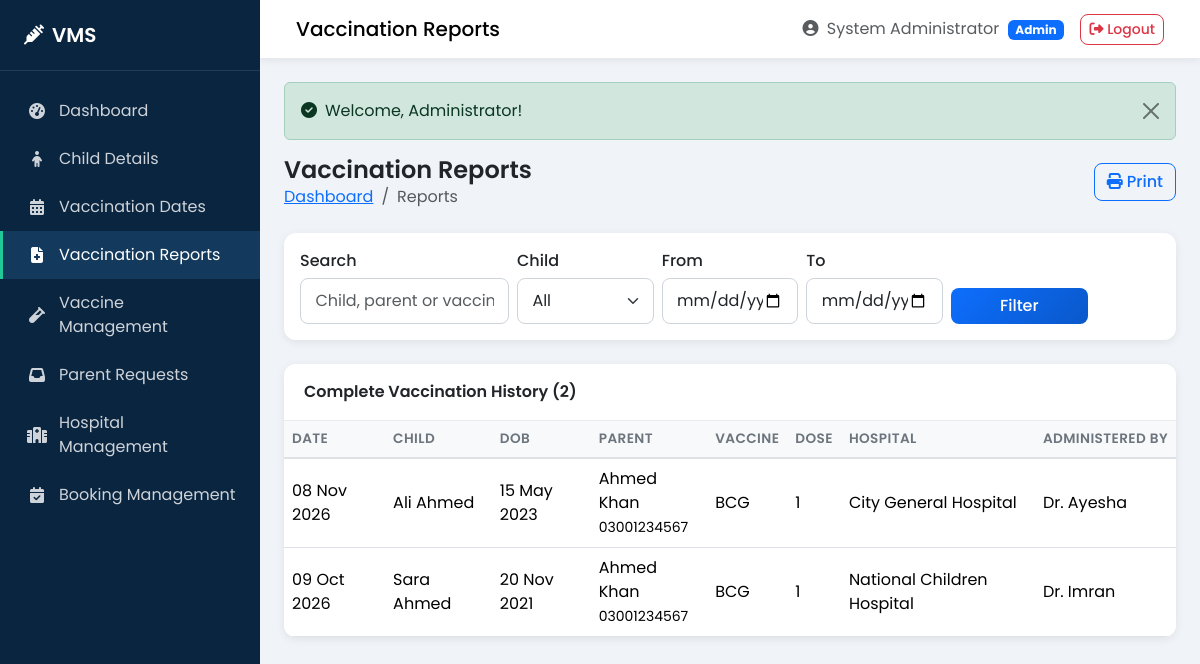
The app's page /admin/vaccination-reports.php (signed in) with its own data.
### tables this page shows
CREATE TABLE `vaccination_records` (
  `id` int(11) NOT NULL AUTO_INCREMENT,
  `child_id` int(11) NOT NULL,
  `vaccine_id` int(11) NOT NULL,
  `hospital_id` int(11) NOT NULL,
  `appointment_id` int(11) DEFAULT NULL,
  `dose_number` int(11) NOT NULL DEFAULT 1,
  `vaccination_date` date NOT NULL,
  `administered_by` varchar(100) DEFAULT NULL,
  `notes` text DEFAULT NULL,
  `status` enum('completed','partial') NOT NULL DEFAULT 'completed',
  `created_at` timestamp NOT NULL DEFAULT CURRENT_TIMESTAMP,
  `updated_at` timestamp NOT NULL DEFAULT CURRENT_TIMESTAMP ON UPDATE CURRENT_TIMESTAMP,
  PRIMARY KEY (`id`),
  KEY `child_id` (`child_id`),
  KEY `vaccine_id` (`vaccine_id`),
  KEY `hospital_id` (`hospital_id`),
  KEY `appointment_id` (`appointment_id`),
  CONSTRAINT `vaccination_records_ibfk_1` FOREIGN KEY (`child_id`) REFERENCES `children` (`id`) ON DELETE CASCADE ON UPDATE CASCADE,
  CONSTRAINT `vaccination_records_ibfk_2` FOREIGN KEY (`vaccine_id`) REFERENCES `vaccines` (`id`) ON DELETE CASCADE ON UPDATE CASCADE,
  CONSTRAINT `vaccination_records_ibfk_3` FOREIGN KEY (`hospital_id`) REFERENCES `hospitals` (`id`) ON DELETE CASCADE ON UPDATE CASCADE,
  CONSTRAINT `vaccination_records_ibfk_4` FOREIGN KEY (`appointment_id`) REFERENCES `appointments` (`id`) ON DELETE SET NULL ON UPDATE CASCADE
);

CREATE TABLE `children` (
  `id` int(11) NOT NULL AUTO_INCREMENT,
  `parent_id` int(11) NOT NULL,
  `full_name` varchar(100) NOT NULL,
  `date_of_birth` date NOT NULL,
  `gender` enum('male','female','other') NOT NULL,
  `blood_group` varchar(5) DEFAULT NULL,
  `cnic` varchar(15) DEFAULT NULL,
  `birth_certificate_no` varchar(50) DEFAULT NULL,
  `status` enum('active','inactive') NOT NULL DEFAULT 'active',
  `created_at` timestamp NOT NULL DEFAULT CURRENT_TIMESTAMP,
  `updated_at` timestamp NOT NULL DEFAULT CURRENT_TIMESTAMP ON UPDATE CURRENT_TIMESTAMP,
  PRIMARY KEY (`id`),
  KEY `parent_id` (`parent_id`),
  CONSTRAINT `children_ibfk_1` FOREIGN KEY (`parent_id`) REFERENCES `parents` (`id`) ON DELETE CASCADE ON UPDATE CASCADE
);

CREATE TABLE `parents` (
  `id` int(11) NOT NULL AUTO_INCREMENT,
  `full_name` varchar(100) NOT NULL,
  `email` varchar(100) NOT NULL,
  `phone` varchar(15) NOT NULL,
  `cnic` varchar(15) DEFAULT NULL,
  `password` varchar(255) NOT NULL,
  `address` text DEFAULT NULL,
  `city` varchar(50) DEFAULT NULL,
  `status` enum('active','inactive') NOT NULL DEFAULT 'active',
  `reset_token` varchar(100) DEFAULT NULL,
  `reset_expires` datetime DEFAULT NULL,
  `created_at` timestamp NOT NULL DEFAULT CURRENT_TIMESTAMP,
  `updated_at` timestamp NOT NULL DEFAULT CURRENT_TIMESTAMP ON UPDATE CURRENT_TIMESTAMP,
  PRIMARY KEY (`id`),
  UNIQUE KEY `email` (`email`),
  UNIQUE KEY `cnic` (`cnic`)
);

CREATE TABLE `vaccines` (
  `id` int(11) NOT NULL AUTO_INCREMENT,
  `name` varchar(100) NOT NULL,
  `description` text DEFAULT NULL,
  `recommended_age` varchar(50) DEFAULT NULL,
  `doses_required` int(11) NOT NULL DEFAULT 1,
  `interval_days` int(11) DEFAULT 0,
  `availability` enum('available','unavailable') NOT NULL DEFAULT 'available',
  `status` enum('active','inactive') NOT NULL DEFAULT 'active',
  `created_at` timestamp NOT NULL DEFAULT CURRENT_TIMESTAMP,
  `updated_at` timestamp NOT NULL DEFAULT CURRENT_TIMESTAMP ON UPDATE CURRENT_TIMESTAMP,
  PRIMARY KEY (`id`)
);

CREATE TABLE `hospitals` (
  `id` int(11) NOT NULL AUTO_INCREMENT,
  `hospital_name` varchar(150) NOT NULL,
  `email` varchar(100) NOT NULL,
  `phone` varchar(15) NOT NULL,
  `address` text NOT NULL,
  `city` varchar(50) NOT NULL,
  `password` varchar(255) NOT NULL,
  `status` enum('active','inactive','pending') NOT NULL DEFAULT 'pending',
  `created_at` timestamp NOT NULL DEFAULT CURRENT_TIMESTAMP,
  `updated_at` timestamp NOT NULL DEFAULT CURRENT_TIMESTAMP ON UPDATE CURRENT_TIMESTAMP,
  PRIMARY KEY (`id`),
  UNIQUE KEY `email` (`email`)
);

### config/config.php (called while the page is built, shortened)
<?php
function url($path = '') {
    return BASE_URL . '/' . ltrim($path, '/');
}
function e($string) {
    return htmlspecialchars($string ?? '', ENT_QUOTES, 'UTF-8');
}

### admin/vaccination-reports.php (the view, shortened to what this page needs)
<?php
require_once __DIR__ . '/../config/db.php';
$search = trim($_GET['search'] ?? '');
$date_from = $_GET['date_from'] ?? '';
$date_to = $_GET['date_to'] ?? '';
$where = ["1=1"];
$sql = "SELECT vr.*, c.full_name AS child_name, c.date_of_birth, p.full_name AS parent_name, p.phone AS parent_phone,
               v.name AS vaccine_name, h.hospital_name
        FROM vaccination_records vr
        JOIN children c ON vr.child_id = c.id
        JOIN parents p ON c.parent_id = p.id
        JOIN vaccines v ON vr.vaccine_id = v.id
        JOIN hospitals h ON vr.hospital_id = h.id
        WHERE " . implode(' AND ', $where) . "
        ORDER BY vr.vaccination_date DESC";
$stmt = mysqli_prepare($conn, $sql);
mysqli_stmt_execute($stmt);
$result = mysqli_stmt_get_result($stmt);
$records = [];
while ($r = mysqli_fetch_assoc($result)) $records[] = $r;
include __DIR__ . '/../includes/header.php';
?>
<div class="page-header">
    <div>
        <h1>Vaccination Reports</h1>
        <nav aria-label="breadcrumb">
            <ol class="breadcrumb">
                <li class="breadcrumb-item"><a href="<?php echo url('admin/dashboard.php'); ?>">Dashboard</a></li>
                <li class="breadcrumb-item active">Reports</li>
            </ol>
        </nav>
    </div>
    <button onclick="window.print()" class="btn btn-outline-primary no-print"><i class="fas fa-print me-1"></i>Print</button>
</div>
<div class="card mb-4 no-print">
    <div class="card-body">
        <form method="GET" class="row g-2 align-items-end">
            <div class="col-md-3">
                <label class="form-label">Search</label>
                <input type="text" name="search" class="form-control" value="<?php echo e($search); ?>" placeholder="Child, parent or vaccine">
            </div>
            <div class="col-md-2">
                <label class="form-label">Child</label>
                <select name="child_id" class="form-select">
                    <option value="">All</option>
                </select>
            </div>
            <div class="col-md-2">
                <label class="form-label">From</label>
                <input type="date" name="date_from" class="form-control" value="<?php echo e($date_from); ?>">
            </div>
            <div class="col-md-2">
                <label class="form-label">To</label>
                <input type="date" name="date_to" class="form-control" value="<?php echo e($date_to); ?>">
            </div>
            <div class="col-md-2">
                <button type="submit" class="btn btn-primary w-100">Filter</button>
            </div>
        </form>
    </div>
</div>
<div class="card">
    <div class="card-header">Complete Vaccination History (<?php echo count($records); ?>)</div>
    <div class="table-responsive">
        <table class="table table-hover mb-0">
            <thead>
                <tr>
                    <th>Date</th>
                    <th>Child</th>
                    <th>DOB</th>
                    <th>Parent</th>
                    <th>Vaccine</th>
                    <th>Dose</th>
                    <th>Hospital</th>
                    <th>Administered By</th>
                </tr>
            </thead>
            <tbody>
                <?php if (empty($records)): ?>
                    <tr><td colspan="8" class="text-center text-muted py-4">No records found</td></tr>
                <?php else: foreach ($records as $r): ?>
                    <tr>
                        <td><?php echo date('d M Y', strtotime($r['vaccination_date'])); ?></td>
                        <td><?php echo e($r['child_name']); ?></td>
                        <td><?php echo date('d M Y', strtotime($r['date_of_birth'])); ?></td>
                        <td><?php echo e($r['parent_name']); ?><br><small><?php echo e($r['parent_phone']); ?></small></td>
                        <td><?php echo e($r['vaccine_name']); ?></td>
                        <td><?php echo (int)$r['dose_number']; ?></td>
                        <td><?php echo e($r['hospital_name']); ?></td>
                        <td><?php echo e($r['administered_by'] ?: 'N/A'); ?></td>
                    </tr>
                <?php endforeach; endif; ?>
            </tbody>
        </table>
    </div>
</div>
<?php include __DIR__ . '/../includes/footer.php'; ?>

### assets/css/style.css (style rules this page uses)
:root { --primary: #0d6efd; --primary-dark: #0a58ca; --teal: #20c997; --teal-dark: #199d76; --green: #198754; --danger: #dc3545; --warning: #ffc107; --dark: #212529; --gray: #6c757d; --light: #f8f9fa; --sidebar-width: 260px; --sidebar-bg: #0a2540; --sidebar-hover: #133a5c; --card-shadow: 0 0.125rem 0.5rem rgba(0,0,0,0.08); --card-shadow-hover: 0 0.5rem 1.5rem rgba(0,0,0,0.12); }
* { box-sizing: border-box; }
body { font-family: 'Poppins', sans-serif; background-color: #f0f4f8; color: var(--dark); margin: 0; min-height: 100vh; }
.card { border: none; border-radius: 0.75rem; box-shadow: var(--card-shadow); }
.card-header { background: #fff; border-bottom: 1px solid #e9ecef; font-weight: 600; border-radius: 0.75rem 0.75rem 0 0 !important; padding: 1rem 1.25rem; }
.table { margin-bottom: 0; }
.table thead th { background: #f8f9fa; font-weight: 600; font-size: 0.85rem; text-transform: uppercase; letter-spacing: 0.03em; color: var(--gray); border-bottom: 2px solid #dee2e6; white-space: nowrap; }
.table td { vertical-align: middle; }
.table-responsive { border-radius: 0 0 0.75rem 0.75rem; }
.btn { border-radius: 0.5rem; font-weight: 500; }
.btn-primary { background: linear-gradient(135deg, #0d6efd, #0a58ca); border: none; }
.form-control, .form-select { border-radius: 0.5rem; border: 1px solid #ced4da; padding: 0.6rem 0.9rem; }
.form-label { font-weight: 500; margin-bottom: 0.35rem; }
.page-header { display: flex; flex-wrap: wrap; justify-content: space-between; align-items: center; margin-bottom: 1.5rem; gap: 1rem; }
.page-header h1 { font-size: 1.5rem; font-weight: 600; margin: 0; }
.breadcrumb { margin-bottom: 0; background: transparent; padding: 0; }

### records on screen
vaccination_records: vaccination_date "08 Nov 2026", child.full_name "Ali Ahmed", child.date_of_birth "15 May 2023", parents.full_name "Ahmed Khan", parents.phone "03001234567", vaccine.name "BCG", dose_number "1", hospital.hospital_name "City General Hospital", administered_by "Dr. Ayesha"
vaccination_records: vaccination_date "09 Oct 2026", child.full_name "Sara Ahmed", child.date_of_birth "20 Nov 2021", parents.full_name "Ahmed Khan", parents.phone "03001234567", vaccine.name "BCG", dose_number "1", hospital.hospital_name "National Children Hospital", administered_by "Dr. Imran"

### other values on screen
$page_title "Vaccination Reports"
$_SESSION['user_name'] "System Administrator"
$_SESSION['role'] "Admin"
$success "Welcome, Administrator!"
count($records) "2"
